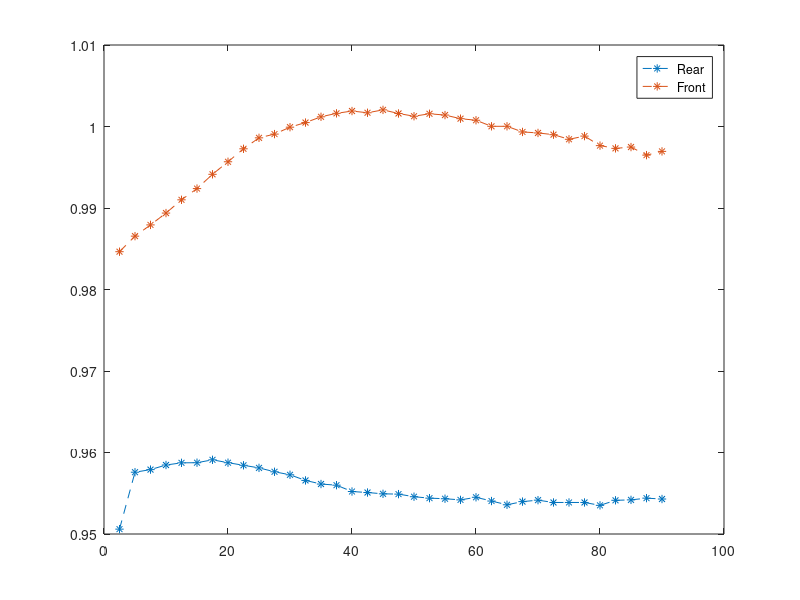

Source code (MATLAB): (Note: this script raises an error after producing the figure.)
%%
% [StepRun] Speed Ratios Average: Rear=0.954096 Front=0.983272
vel = [ ...
2.50, ...
5.00, ...
7.50, ...
10.00, ...
12.50, ...
15.00, ...
17.50, ...
20.00, ...
22.50, ...
25.00, ...
27.50, ...
30.00, ...
32.50, ...
35.00, ...
37.50, ...
40.00, ...
42.50, ...
45.00, ...
47.50, ...
50.00, ...
52.50, ...
55.00, ...
57.50, ...
60.00, ...
62.50, ...
65.00, ...
67.50, ...
70.00, ...
72.50, ...
75.00, ...
77.50, ...
80.00, ...
82.50, ...
85.00, ...
87.50, ...
90.00, ...
];

r_vel = [ ...
2.629926, ...
5.221484, ...
7.829623, ...
10.433334, ...
13.038059, ...
15.645382, ...
18.246214, ...
20.860509, ...
23.475867, ...
26.092962, ...
28.716569, ...
31.339319, ...
33.975407, ...
36.605818, ...
39.226323, ...
41.875494, ...
44.498480, ...
47.123890, ...
49.743726, ...
52.379277, ...
55.008432, ...
57.632152, ...
60.260729, ...
62.859791, ...
65.510505, ...
68.163775, ...
70.756591, ...
73.363606, ...
76.006274, ...
78.627180, ...
81.248086, ...
83.900101, ...
86.465853, ...
89.081077, ...
91.680719, ...
94.310653, ...
];

f_vel = [ ...
2.539003, ...
5.068175, ...
7.591648, ...
10.107362, ...
12.613461, ...
15.115115, ...
17.603246, ...
20.086910, ...
22.561709, ...
25.034827, ...
27.525637, ...
30.002477, ...
32.484299, ...
34.958375, ...
37.439531, ...
39.924222, ...
42.428472, ...
44.908408, ...
47.424243, ...
49.937008, ...
52.418120, ...
54.922948, ...
57.444807, ...
59.954058, ...
62.498528, ...
64.998469, ...
67.544993, ...
70.055337, ...
72.572726, ...
75.117784, ...
77.591476, ...
80.188128, ...
82.721866, ...
85.214991, ...
87.808490, ...
90.275651, ...
];

r_ratio = [ ...
0.950597, ...
0.957582, ...
0.957901, ...
0.958466, ...
0.958732, ...
0.958749, ...
0.959103, ...
0.958749, ...
0.958431, ...
0.958113, ...
0.957635, ...
0.957264, ...
0.956574, ...
0.956132, ...
0.955991, ...
0.955213, ...
0.955089, ...
0.954930, ...
0.954894, ...
0.954576, ...
0.954399, ...
0.954328, ...
0.954187, ...
0.954505, ...
0.954045, ...
0.953586, ...
0.953975, ...
0.954152, ...
0.953869, ...
0.953869, ...
0.953869, ...
0.953515, ...
0.954134, ...
0.954187, ...
0.954399, ...
0.954293, ...
];

f_ratio = [ ...
0.984639, ...
0.986548, ...
0.987928, ...
0.989378, ...
0.991005, ...
0.992384, ...
0.994135, ...
0.995673, ...
0.997265, ...
0.998609, ...
0.999069, ...
0.999917, ...
1.000483, ...
1.001191, ...
1.001615, ...
1.001898, ...
1.001686, ...
1.002040, ...
1.001597, ...
1.001261, ...
1.001562, ...
1.001403, ...
1.000961, ...
1.000766, ...
1.000024, ...
1.000024, ...
0.999334, ...
0.999210, ...
0.998998, ...
0.998432, ...
0.998821, ...
0.997654, ...
0.997318, ...
0.997477, ...
0.996487, ...
0.996947, ...
];

% Plot ratios
figure;
plot(vel', [r_ratio',f_ratio'], '*--')
legend('Rear','Front')

% Do ls fit
b_r = regress(vel',[ones(length(vel),1) r_vel']);
b_f = regress(vel',[ones(length(vel),1) f_vel']);

% Do robust fit
b_r = robustfit(r_vel', vel');
b_f = robustfit(f_vel', vel');

% Do polyfit
p_r = polyfit(r_vel, vel, 3);
p_r_s = p_r(1).*r_vel.^3 + p_r(2).*r_vel.^2 + p_r(3).*r_vel.^1 + p_r(4);
p_f = polyfit(f_vel, vel, 3);
p_f_s = p_f(1).*f_vel.^3 + p_f(2).*f_vel.^2 + p_f(3).*f_vel.^1 + p_f(4);
fprintf('%0.15f,\r', p_r);
fprintf('%0.15f,\r', p_f);

% Plot velocities
figure;
plot(vel', vel', 'k');
hold on
plot(vel', [r_vel',f_vel'], '*-')
% Plot lin corrected vels
plot(vel', [b_r(1)+b_r(2)*vel',b_f(1)+b_f(2)*vel'], '*--')
% % Plot scaled corrected vels
% s_r = 0.952948; 
% s_f = 0.977682;
% plot(vel', [vel'*s_r,vel'*s_f], '*:');
% Plot ployfit corrected vals
plot(vel', [p_r_s', p_f_s'], '-.');
legend('Vel', 'Rear Raw','Front Raw','Rear Lin','Front Lin','Rear Poly','Front Poly');
axis square
grid on

%vel_raw = [r_vel', f_vel'];
%vel_lin = [r_vel', f_vel'];
%vel_scale = [r_vel', f_vel'];
% figure
% plot(vel', [vel_raw,vel_lin,vel_scale], '*-')
% legend('Rear_Raw','Front_Raw','Rear_Lin','Front_Lin','Rear_Scale','Front_Scale')
% axis square
% 
% figure
% plot(vel', [diff(vel_lin,1,2),diff(vel_scale,1,2)], '*-')
% legend('Diff_Lin','Diff_Scale')

%%
% % Baseline
% vel = [ ...
% 10.00, ...
% 20.00, ...
% 30.00, ...
% 40.00, ...
% 50.00, ...
% 60.00, ...
% 70.00, ...
% 80.00, ...
% ];
% 
% r_ratio = [ ...
% 0.959528, ...
% 0.959881, ...
% 0.958113, ...
% 0.955637, ...
% 0.954930, ...
% 0.953869, ...
% 0.953161, ...
% 0.953515, ...
% ];
% 
% f_ratio = [ ...
% 0.992950, ...
% 1.000554, ...
% 1.004268, ...
% 1.003737, ...
% 1.001792, ...
% 0.999493, ...
% 0.997725, ...
% 0.995956, ...
% ];

% % AD_F.setRunKVAL(50); 
% vel = [ ...
% 10.00, ...
% 20.00, ...
% 30.00, ...
% 40.00, ...
% 50.00, ...
% 60.00, ...
% 70.00, ...
% 80.00, ...
% ];
% 
% r_ratio = [ ...
% 0.957229, ...
% 0.957405, ...
% 0.956521, ...
% 0.954930, ...
% 0.954930, ...
% 0.953869, ...
% 0.953161, ...
% 0.952100, ...
% ];
% 
% f_ratio = [ ...
% 0.988706, ...
% 0.993127, ...
% 0.995249, ...
% 0.995956, ...
% 0.994718, ...
% 0.994188, ...
% 0.994011, ...
% 0.993127, ...
% ];

% % AD_F.setParam(STEP_MODE, STEP_FS_64);
% % AD_F.setRunKVAL(50); 
% vel = [ ...
% 10.00, ...
% 20.00, ...
% 30.00, ...
% 40.00, ...
% 50.00, ...
% 60.00, ...
% 70.00, ...
% 80.00, ...
% ];
% 
% r_ratio = [ ...
% 0.957052, ...
% 0.957052, ...
% 0.955991, ...
% 0.955637, ...
% 0.954045, ...
% 0.953869, ...
% 0.954399, ...
% 0.953515, ...
% ];
% 
% f_ratio = [ ...
% 0.987999, ...
% 0.992066, ...
% 0.994188, ...
% 0.995249, ...
% 0.993834, ...
% 0.993127, ...
% 0.992773, ...
% 0.991712, ...
% ];

% % AD_F.setParam(STEP_MODE, STEP_FS_32);
% % AD_F.setRunKVAL(50); 
% vel = [ ...
% 10.00, ...
% 20.00, ...
% 30.00, ...
% 40.00, ...
% 50.00, ...
% 60.00, ...
% 70.00, ...
% 80.00, ...
% ];
% 
% r_ratio = [ ...
% 0.957582, ...
% 0.957052, ...
% 0.956521, ...
% 0.955637, ...
% 0.954930, ...
% 0.953869, ...
% 0.954399, ...
% 0.954930, ...
% ];
% 
% f_ratio = [ ...
% 0.987999, ...
% 0.992066, ...
% 0.994188, ...
% 0.995249, ...
% 0.994718, ...
% 0.994188, ...
% 0.992773, ...
% 0.991712, ...
% ];

% % AD_F.setParam(STEP_MODE, STEP_FS_64);
% % AD_F.setRunKVAL(40); 
% vel = [ ...
% 10.00, ...
% 20.00, ...
% 30.00, ...
% 40.00, ...
% 50.00, ...
% 60.00, ...
% 70.00, ...
% 80.00, ...
% ];
% 
% r_ratio = [ ...
% 0.953869, ...
% 0.953869, ...
% 0.953338, ...
% 0.952808, ...
% 0.953161, ...
% 0.952808, ...
% 0.953161, ...
% 0.952100, ...
% ];
% 
% f_ratio = [ ...
% 0.980395, ...
% 0.981809, ...
% 0.982517, ...
% 0.983224, ...
% 0.983224, ...
% 0.983578, ...
% 0.984108, ...
% 0.984639, ...
% ];

% % AD_F.setParam(STEP_MODE, STEP_FS_64);
% % AD_F.setRunKVAL(30);
% % AD_R.setAccKVAL(40);
% vel = [ ...
% 10.00, ...
% 20.00, ...
% 30.00, ...
% 40.00, ...
% 50.00, ...
% 60.00, ...
% 70.00, ...
% 80.00, ...
% ];
% 
% r_ratio = [ ...
% 0.953633, ...
% 0.953515, ...
% 0.952808, ...
% 0.953043, ...
% 0.953161, ...
% 0.953515, ...
% 0.953161, ...
% 0.954458, ...
% ];
% 
% f_ratio = [ ...
% 0.977447, ...
% 0.978037, ...
% 0.978980, ...
% 0.978980, ...
% 0.979098, ...
% 0.979687, ...
% 0.980394, ...
% 0.979923, ...
% ];

% % AD_F.setParam(STEP_MODE, STEP_FS_64);
% % AD_F.setRunKVAL(30);
% % AD_R.setAccKVAL(40);
% % AD_R.setDecKVAL(40);
% vel = [ ...
% 10.00, ...
% 20.00, ...
% 30.00, ...
% 40.00, ...
% 50.00, ...
% 60.00, ...
% 70.00, ...
% 80.00, ...
% ];
% 
% r_ratio = [ ...
% 0.954222, ...
% 0.953751, ...
% 0.953515, ...
% 0.953515, ...
% 0.953161, ...
% 0.954222, ...
% 0.952336, ...
% 0.954458, ...
% ];
% 
% f_ratio = [ ...
% 0.977329, ...
% 0.978272, ...
% 0.978626, ...
% 0.978980, ...
% 0.979687, ...
% 0.978980, ...
% 0.979569, ...
% 0.978980, ...
% ];

% % AD_F.setParam(STEP_MODE, STEP_FS_64);
% % AD_F.setRunKVAL(20);
% % AD_R.setAccKVAL(40);
% % AD_R.setDecKVAL(40);
% vel = [ ...
% 10.00, ...
% 20.00, ...
% 30.00, ...
% 40.00, ...
% 50.00, ...
% 60.00, ...
% 70.00, ...
% 80.00, ...
% ];
% 
% r_ratio = [ ...
% 0.954105, ...
% 0.953987, ...
% 0.954222, ...
% 0.953515, ...
% 0.954340, ...
% 0.954222, ...
% 0.954812, ...
% 0.953515, ...
% ];
% 
% f_ratio = [ ...
% 0.975561, ...
% 0.975443, ...
% 0.976150, ...
% 0.976622, ...
% 0.976150, ...
% 0.976858, ...
% 0.977093, ...
% 0.977094, ...
% ];

% % AD_F.setParam(STEP_MODE, STEP_FS_64);
% % AD_F.setRunKVAL(20);
% % AD_R.setAccKVAL(40);
% % AD_R.setDecKVAL(40);
% % AD_F.setHoldKVAL(20);
% vel = [ ...
% 10.00, ...
% 20.00, ...
% 30.00, ...
% 40.00, ...
% 50.00, ...
% 60.00, ...
% 70.00, ...
% 80.00, ...
% ];
% 
% r_ratio = [ ...
% 0.954812, ...
% 0.954694, ...
% 0.954576, ...
% 0.954930, ...
% 0.954340, ...
% 0.954930, ...
% 0.955637, ...
% 0.951629, ...
% ];
% 
% f_ratio = [ ...
% 0.975207, ...
% 0.975443, ...
% 0.976150, ...
% 0.976150, ...
% 0.976150, ...
% 0.976858, ...
% 0.977093, ...
% 0.977094, ...
% ];